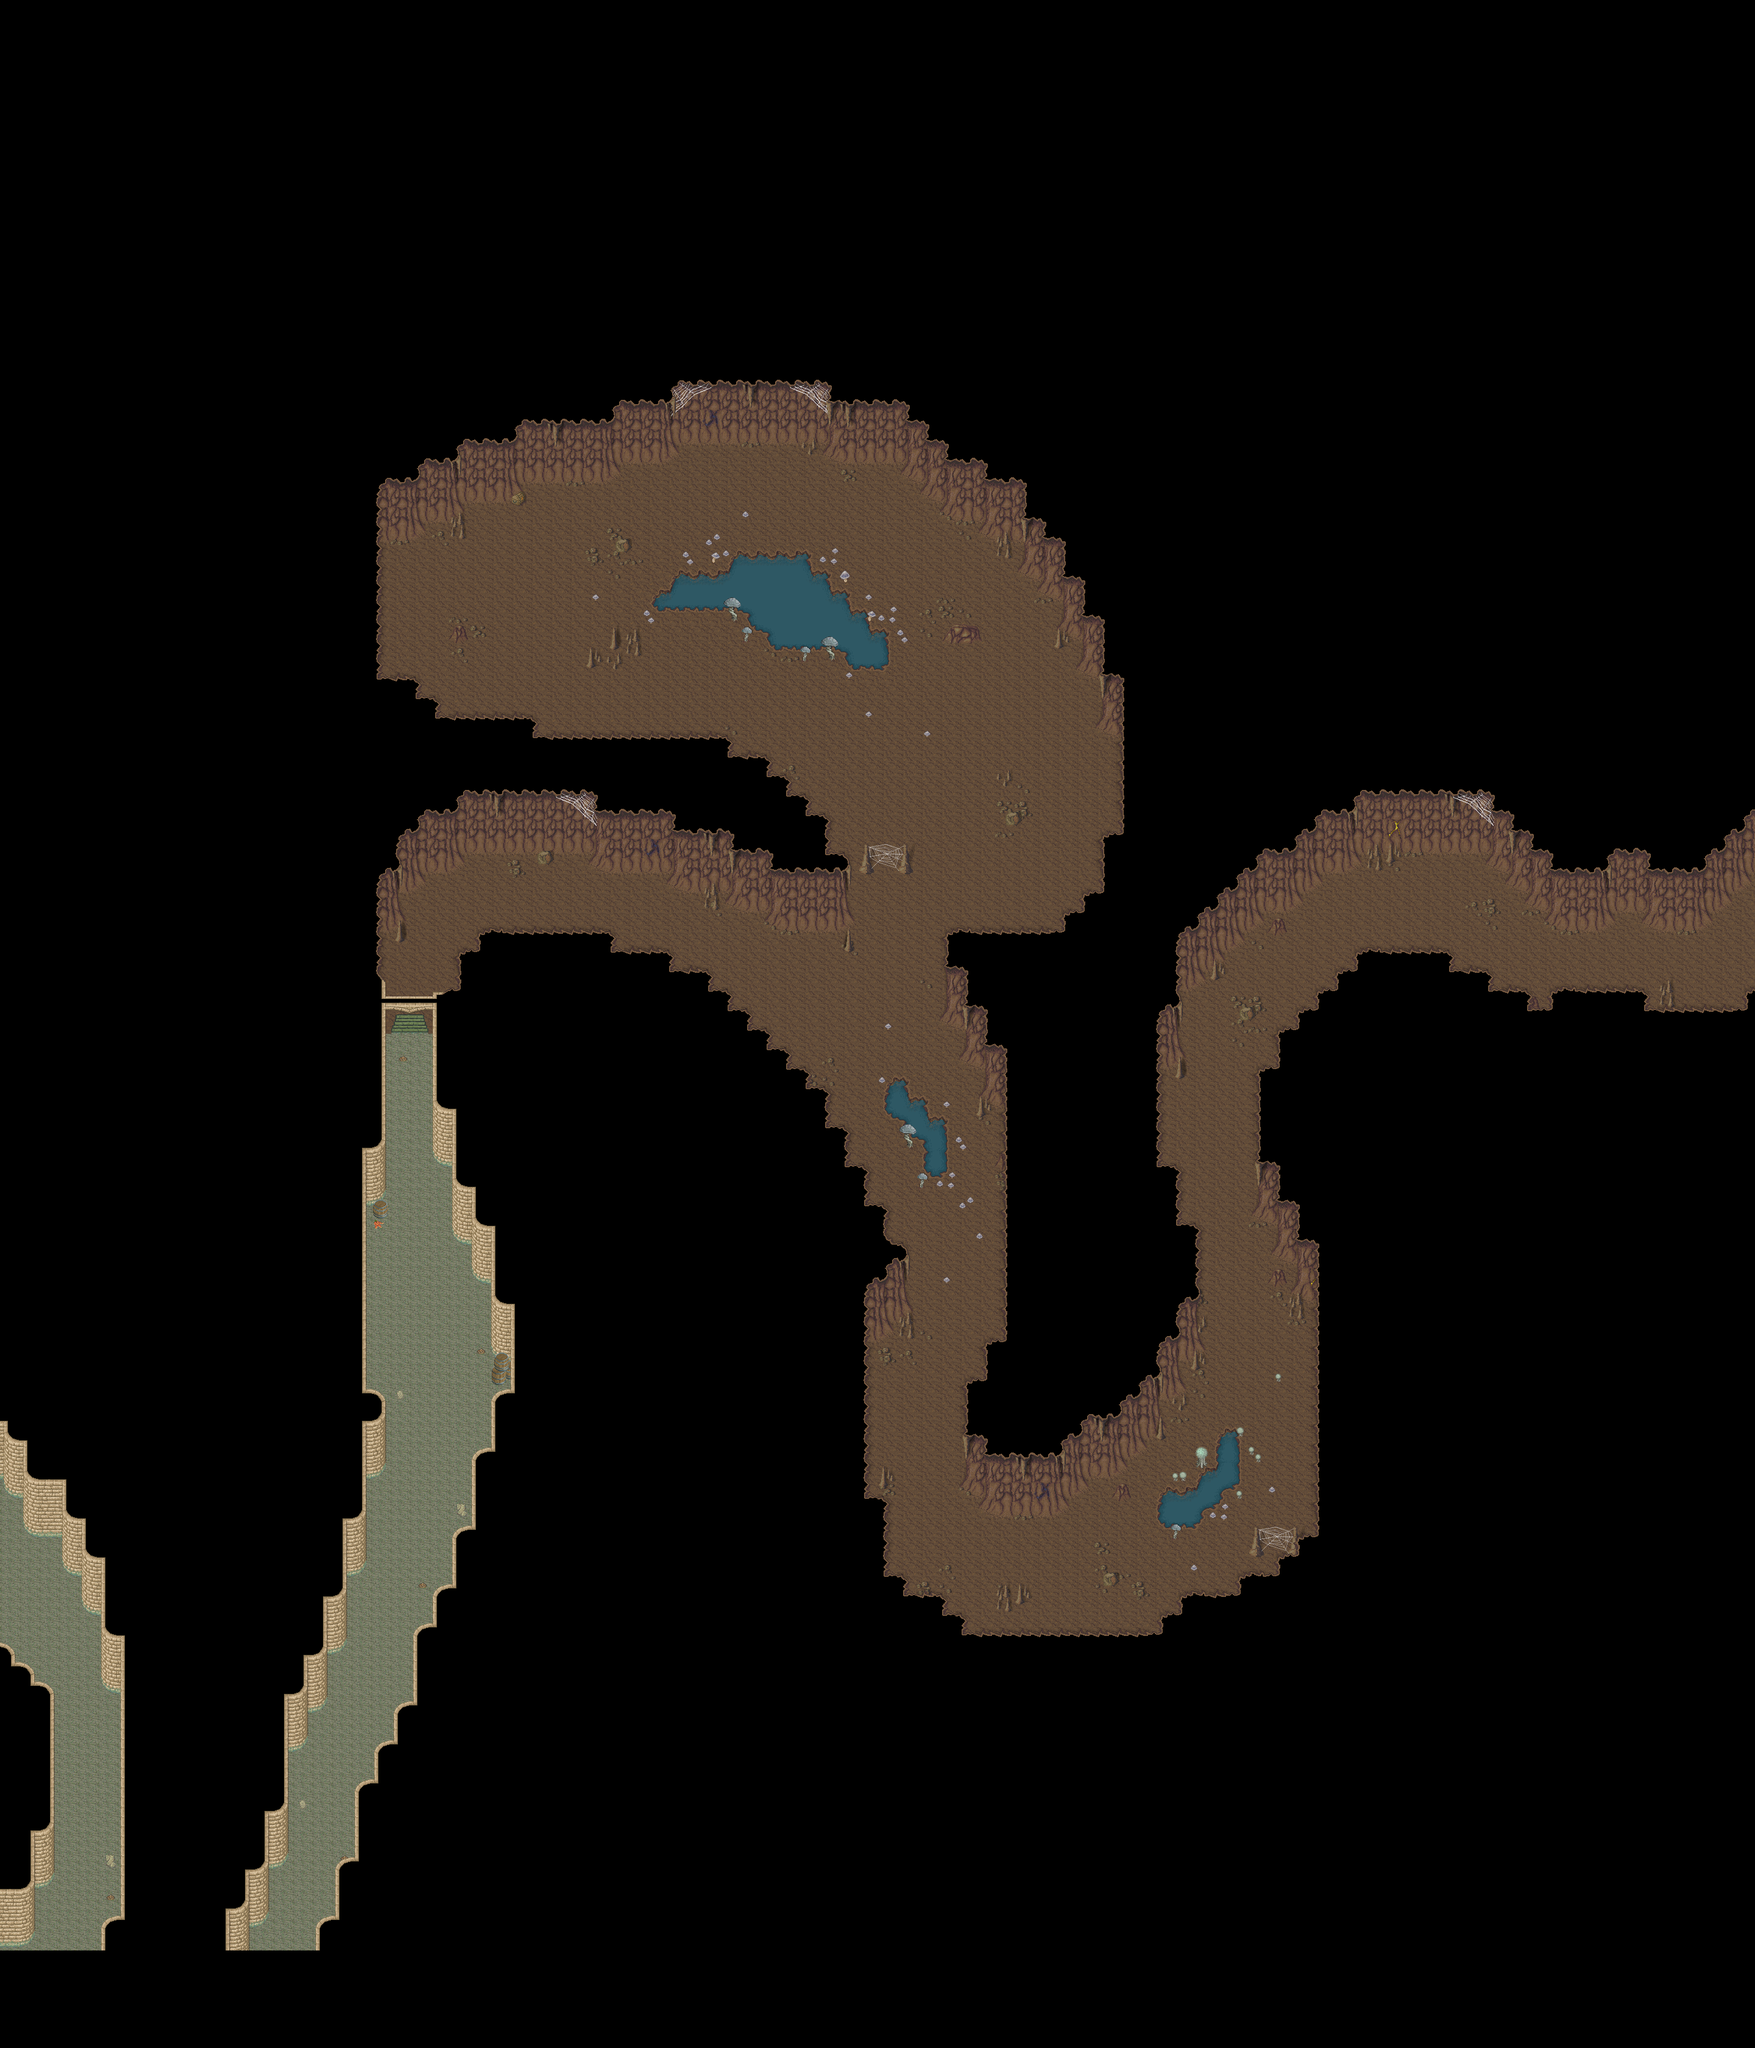

This is a level from a 2D game, rendered from its Tiled map with the project's own tilesets. A one-line summary and the map file follow, with tile-layer data summarised:
An orthogonal 90x105 tile map with 32x32 px tiles, 6 tile layers (Ground 1, Ground 2, Fringe, Over 1, ...), 2 hidden layers not drawn, 9 tilesets and 6 objects (4x Fixme, 2x warp).

<map version="1.4" tiledversion="1.4.1" orientation="orthogonal" renderorder="right-down" compressionlevel="0" width="90" height="105" tilewidth="32" tileheight="32" infinite="0" nextlayerid="37" nextobjectid="7">
 <properties>
  <property name="background0image" value="graphics/images/spit23loginwallpaper_800x600.png" />
  <property name="license" value="CC-BY-SA 3.0" />
  <property name="manaplus version" value="2" />
  <property name="minimap" value="graphics/minimaps/042-7.png" />
  <property name="music" value="mythica.ogg" />
  <property name="name" value="Camelot Sewer Northeast Path" />
 </properties>
 <tileset firstgid="1" name="artis-sewer" tilewidth="32" tileheight="32" tilecount="256" columns="16">
  <image source="../graphics/tilesets/evol/artis-sewer.png" width="512" height="512" />
 </tileset>
 <tileset firstgid="257" name="cave" tilewidth="32" tileheight="32" tilecount="256" columns="16">
  <image source="../graphics/tilesets/evol/cave.png" width="512" height="512" />
 </tileset>
 <tileset firstgid="513" name="artis-indoor-cellar" tilewidth="32" tileheight="32" tilecount="128" columns="8">
  <image source="../graphics/tilesets/evol/artis-indoor-cellar.png" width="256" height="512" />
 </tileset>
 <tileset firstgid="641" name="artis-indoor" tilewidth="32" tileheight="32" tilecount="256" columns="16">
  <image source="../graphics/tilesets/evol/artis-indoor.png" width="512" height="512" />
 </tileset>
 <tileset firstgid="897" name="collision" tilewidth="32" tileheight="32" tilecount="9" columns="3">
  <image source="../graphics/tilesets/collision.png" width="96" height="96" />
 </tileset>
 <tileset firstgid="906" name="box-x1x2" tilewidth="32" tileheight="64" tilecount="8" columns="4">
  <image source="../graphics/tilesets/evol/box-x1x2.png" width="128" height="128" />
 </tileset>
 <tileset firstgid="914" name="hurns-cave-accessory" tilewidth="32" tileheight="32" tilecount="64" columns="8">
  <image source="../graphics/tilesets/evol/hurns-cave-accessory.png" width="256" height="256" />
 </tileset>
 <tileset firstgid="978" name="hurns-cave-accessory-x1x2" tilewidth="32" tileheight="64" tilecount="42" columns="14">
  <image source="../graphics/tilesets/evol/hurns-cave-accessory-x1x2.png" width="448" height="192" />
 </tileset>
 <tileset firstgid="1020" name="hurns-cave-accessory-x1x3" tilewidth="32" tileheight="96" tilecount="63" columns="21">
  <image source="../graphics/tilesets/evol/hurns-cave-accessory-x1x3.png" width="672" height="288" />
 </tileset>
 <layer id="29" name="Ground 1" width="90" height="105">
  <data>[9450 cells, 9450 non-empty, 34 distinct tile ids]</data>
 </layer>
 <layer id="30" name="Ground 2" width="90" height="105">
  <data>[9450 cells, 196 non-empty, 29 distinct tile ids]</data>
 </layer>
 <layer id="31" name="Fringe" width="90" height="105">
  <data>[9450 cells, 57 non-empty, 17 distinct tile ids]</data>
 </layer>
 <layer id="32" name="Over 1" width="90" height="105">
  <data>[9450 cells, 7358 non-empty, 34 distinct tile ids]</data>
 </layer>
 <layer id="33" name="Over 2" width="90" height="105">
  <data>[9450 cells, 38 non-empty, 11 distinct tile ids]</data>
 </layer>
 <layer id="36" name="Over 3" width="90" height="105">
  <data>[9450 cells, 2 non-empty, 2 distinct tile ids]</data>
 </layer>
 <layer id="34" name="Collision" width="90" height="105" visible="0">
  <data>[9450 cells, 8183 non-empty, 2 distinct tile ids]</data>
 </layer>
 <layer id="35" name="Heights" width="90" height="105" visible="0">
  <data>[9450 cells, 0 non-empty, 0 distinct tile ids]</data>
 </layer>
 <objectgroup id="5" name="Objects">
  <object id="1" name="To Sewer Paths" type="warp" x="608" y="2496" width="128" height="32">
   <properties>
    <property name="dest_map" value="042-5" />
    <property name="dest_x" value="56" />
    <property name="dest_y" value="21" />
    <property name="npc_id" value="SCRIPT" />
   </properties>
  </object>
  <object id="2" name="To Cave" type="warp" x="1920" y="1792" width="128" height="32">
   <properties>
    <property name="dest_map" value="042-10" />
    <property name="dest_x" value="86" />
    <property name="dest_y" value="138" />
   </properties>
  </object>
  <object id="3" name="Margin" type="Fixme" x="0" y="0" width="640" height="640" />
  <object id="4" name="Margin" type="Fixme" x="2240" y="0" width="640" height="640" />
  <object id="5" name="Margin" type="Fixme" x="2240" y="2720" width="640" height="640" />
  <object id="6" name="Margin" type="Fixme" x="0" y="2720" width="640" height="640" />
 </objectgroup>
</map>
